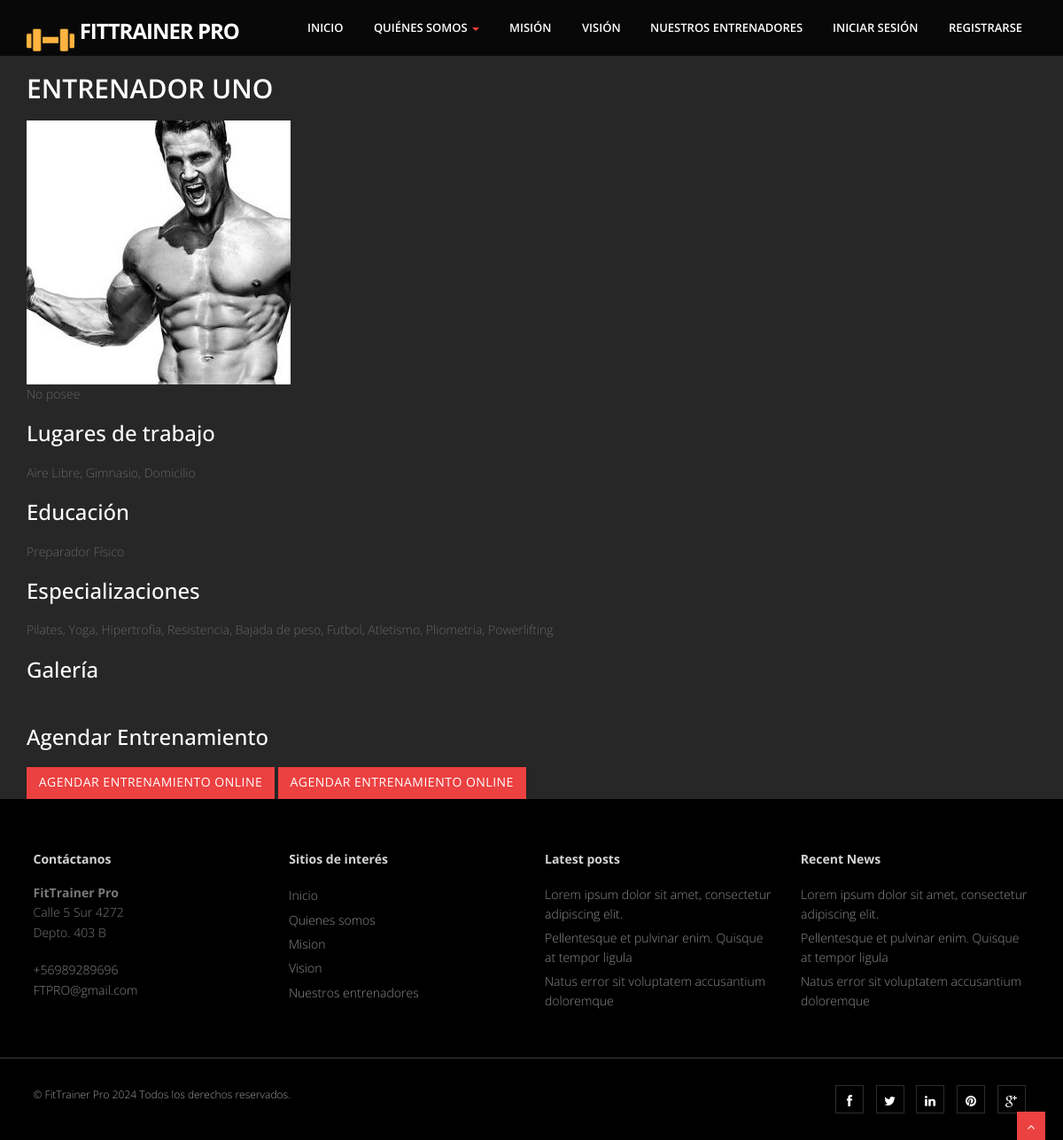
/django/trainer/14124/, run on the app's committed database.
### Entrenadores/models.py (models this page shows, shortened)
class Entrenador(models.Model):
    user = models.OneToOneField(User, on_delete=models.CASCADE,verbose_name = "Nombre de usuario")
    phone = models.CharField(max_length=20, verbose_name="Teléfono", null = True)
    rut_en = models.CharField(primary_key=True, max_length=12, verbose_name="RUT")
    birth_date = models.DateField(verbose_name="Fecha de Nacimiento", null=True, blank=True)
    gender = models.CharField(max_length=10, verbose_name="Género", choices=[('M', 'Masculino'), ('F', 'Femenino'), ('O', 'Otro')])
    role = models.CharField(max_length=10, verbose_name="Rol de usuario", choices=[('E', 'Entrenador')], default= 'E')
    direccion = models.CharField(max_length= 100, verbose_name = "Direccion",default = 'No posee', null = True, blank = True)

class AvatarEntr(models.Model):
    rut_en = models.OneToOneField(Entrenador, on_delete=models.CASCADE, verbose_name = "Rut del entrenador")
    avatar = models.ImageField(upload_to='avatars', verbose_name = "Avatar del entrenador")

class LugarTrabajo(models.Model):
    NAME_CHOICES = [
        ('AL', 'Aire Libre'),
        ('GY', 'Gimnasio'),
        ('DO', 'Domicilio'),
    ]
    name = models.CharField(
        max_length=2,
        choices=NAME_CHOICES,
        default='AL',
        verbose_name="Tipo de lugar"
    )
    entrenadores = models.ManyToManyField(Entrenador, related_name='Lugares_trabajo')

class Educacion(models.Model):
    rut_en = models.ForeignKey(Entrenador, on_delete=models.CASCADE,verbose_name = "Rut del entrenador")
    titulo = models.CharField(max_length=40, verbose_name="Titulo")
    nombre_ins = models.CharField(max_length=40, verbose_name="Nombre de la institución")
    ano_egreso = models.IntegerField(verbose_name="Año de egreso", default = 2024)

class Especializacion(models.Model):
    entrenadores = models.ManyToManyField(Entrenador, related_name='Especializacion')
    ESPECIALIZACION_CHOICES = [
        ('PI', 'Pilates'),
        ('YO', 'Yoga'),
        ('HI', 'Hipertrofia'),
        ('RS', 'Resistencia'),
        ('BP', 'Bajada de peso'),
        ('FU', 'Futbol'),
        ('AT', 'Atletismo'),
        ('PA', 'Pliometria'),
        ('PL', 'Powerlifting'),
    ]
    nombre_esp = models.CharField(max_length=2,choices=ESPECIALIZACION_CHOICES ,default='HI' ,verbose_name="Nombre de especializacion")

### Entrenadores/views.py (the view)
# urls.py: path('trainer/<str:trainer_rut>/', trainer_detail, name='trainer_detail'),
def trainer_detail(request, trainer_rut):
    trainer = get_object_or_404(Entrenador, rut_en=trainer_rut)
    images = ImgEntr.objects.filter(rut_en=trainer)
    modalities = trainer.Modalidades.values_list('nombre_modalidad', flat=True)
    return render(request, 'trainer_detail.html', {'trainer': trainer, 'images': images, 'modalities': modalities})

### Entrenadores/templates/trainer_detail.html (shortened to what this page needs)
{% extends 'base.html' %}
{% load static %}
{% block content %}
    <div class="container">
        <h2>{{ trainer.user.get_full_name }}</h2>
        {% if trainer.avatarentr.avatar %}
            <img src="{{ trainer.avatarentr.avatar.url }}" alt="{{ trainer.user.get_full_name }}" class="trainer-image">
        {% else %}
            <img src="{% static 'default.jpg' %}" alt="{{ trainer.user.get_full_name }}" class="trainer-image">
        {% endif %}
        <p>{{ trainer.direccion }}</p>
        <h3>Lugares de trabajo</h3>
        <p>
            {% for lugar in trainer.Lugares_trabajo.all %}
                {{ lugar.get_name_display }}{% if not forloop.last %}, {% endif %}
            {% endfor %}
        </p>
        <h3>Educación</h3>
        <p>
            {% with edu=trainer.educacion_set.first %}
                {% if edu %}
                    {{ edu.titulo }}
                {% endif %}
            {% endwith %}
        </p>
        <h3>Especializaciones</h3>
        <p>
            {% for esp in trainer.Especializacion.all %}
                {{ esp.get_nombre_esp_display }}{% if not forloop.last %}, {% endif %}
            {% endfor %}
        </p>
        <h3>Galería</h3>
        <h3>Agendar Entrenamiento</h3>
        {% if 'OL' in modalities %}
            <a href= "http://localhost:8000/appointment/request/1/" class="btn btn-success">Agendar Entrenamiento Online</a>
        {% endif %}
        {% if 'PR' in modalities %}
            <a href="http://localhost:8000/appointment/request/2/" class="btn btn-secondary">Agendar Entrenamiento Online</a>
        {% endif %}
    </div>
{% endblock %}

### Entrenadores/static/css/style.css (style rules this page uses)
body { font-family:'Open Sans', Arial, sans-serif; font-weight:300; line-height:1.6em; color:#656565; font-size: 1.4em; background: #272727; }
h1,h2 { font-weight: 600; line-height:1.1em; color: #fff; margin-bottom: 20px; text-transform: uppercase; }
h3, h4, h5, h6 { line-height:1.1em; color: #ffffff; margin-bottom: 20px; }
.btn { text-align: center;color: #FFFFFF;background: #ec4141;border-color: #ec4141;width: 280px;border-radius: 0; }

### data on the page
Entrenador: user.get_full_name "ENTRENADOR UNO", avatarentr.avatar (picture), direccion "No posee"
LugarTrabajo: name "Aire Libre"
LugarTrabajo: name "Gimnasio"
LugarTrabajo: name "Domicilio"
Educacion: titulo "Preparador Físico"
Especializacion: nombre_esp "Pilates"
Especializacion: nombre_esp "Yoga"
Especializacion: nombre_esp "Hipertrofia"
Especializacion: nombre_esp "Resistencia"
Especializacion: nombre_esp "Bajada de peso"
Especializacion: nombre_esp "Futbol"
Especializacion: nombre_esp "Atletismo"
Especializacion: nombre_esp "Pliometria"
Especializacion: nombre_esp "Powerlifting"
